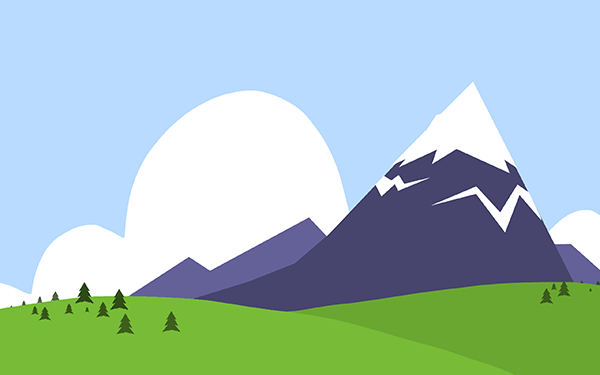
#> input picture notebooks/Complementar/mountain-small.png, 600 x 375 px
$ jupyter execute Aula_27_02_2019.ipynb
#> lines starting #> are read from the running program, lines starting #| are printed output that depends on the picture
[cell 1]
# Import as bibliotecas
import cv2
import numpy as np
import matplotlib.pyplot as plt
import time

IMAGEM = 'lena_color_512.tif'

[cell 2]
# 1 - Carregar images

# img = cv2.imread(IMAGEM, cv2.IMREAD_GRAYSCALE)
img = cv2.imread('mountain-small.png', cv2.IMREAD_GRAYSCALE)
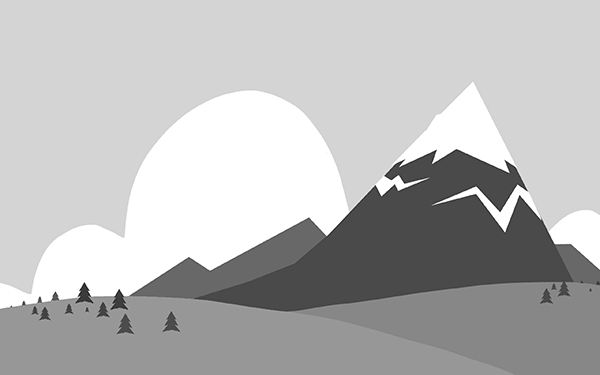
#> img: shape (375, 600); min 24, max 255, mean 184.8

[cell 3]
img

[cell 4]
# 2 - Definir o filtro
# Parâmetros:
# - Tamanho
# - Tipo

TIPO = 'laplaciano'
TAMANHO = 3
OFFSET = int(TAMANHO/2)

kernel = np.zeros((TAMANHO, TAMANHO))
if TIPO == 'media':
    kernel[:,:] = 1/(TAMANHO*TAMANHO)
elif TIPO == 'laplaciano':
    kernel[:,:] = -1
    kernel[OFFSET, OFFSET] = 1*((TAMANHO*TAMANHO) - 1)
elif TIPO == 'sobel':
    kernel = np.array([[-1, -2, -1], [0,0,0], [1,2,1]])
#     kernel[OFFSET, OFFSET] = 1*((TAMANHO*TAMANHO) - 1)

[cell 5]
# 3 - Realizar convolução
# - Caluclar offset
# Adicionar zeros
img_buffer = np.zeros((img.shape[0] + 2*OFFSET, img.shape[1] + 2*OFFSET))
img_buffer[OFFSET:img.shape[0] + OFFSET, OFFSET:img.shape[1] + OFFSET] = img
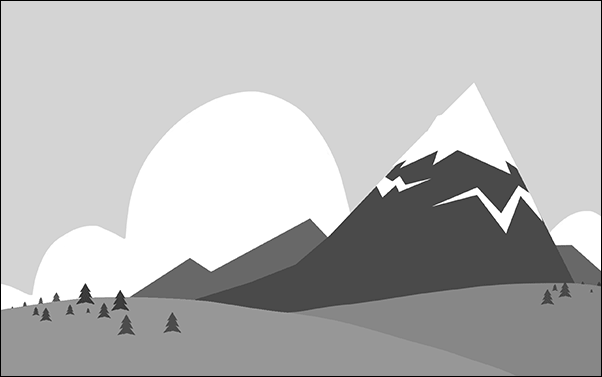
#> img_buffer: shape (377, 602) float64; min 0, max 255, mean 183.2

[cell 6]
# Convolução
img_float = np.zeros(img_buffer.shape)
for i in range(0+OFFSET, img_buffer.shape[0] - OFFSET):
    for j in range(0+OFFSET, img_buffer.shape[1] - OFFSET):
        resultado = kernel * img_buffer[i - OFFSET:i+OFFSET+1, j-OFFSET:j+OFFSET+1]
        img_float[i,j] = resultado.sum()
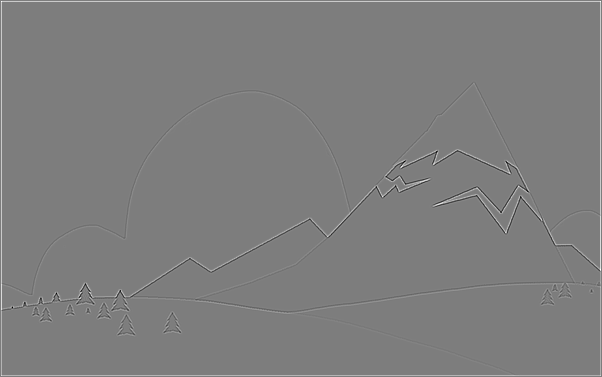
#> img_float: shape (377, 602) float64; min -1042, max 1068, mean 4.8; drawn with min black and max white
#         img_buffer[u,j] = resultado.sum()

[cell 7]
plt.figure(figsize=(15,10))
plt.subplot(1,2,1)
plt.imshow(img, 'gray')
plt.subplot(1,2,2)
plt.imshow(np.uint8(img_float), 'gray')
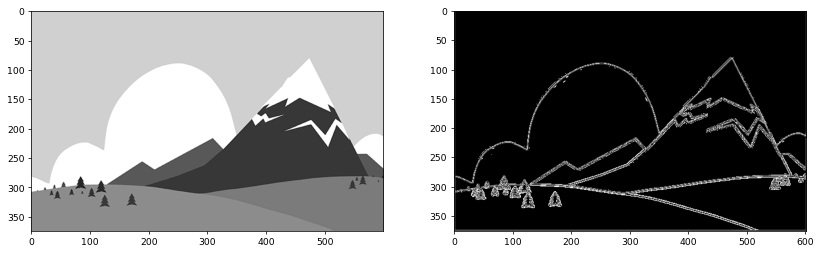
#> figure drawn by matplotlib, 2 panels

[cell 8]
plt.imshow(img_buffer, 'gray')

# How to plot

[cell 9]
x = np.random.rand(256)

[cell 10]
plt.plot(x)
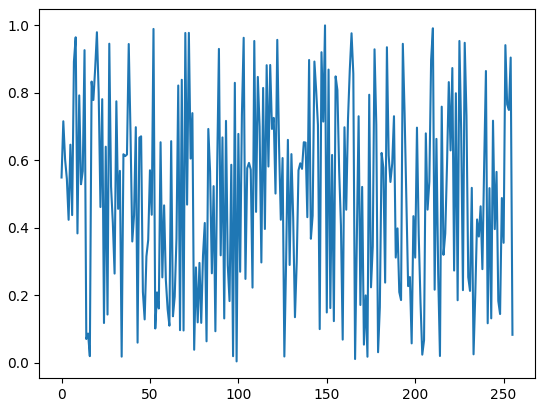
#> figure drawn by matplotlib, 1 panel; curve peaks at x = 149, y = 0.999
